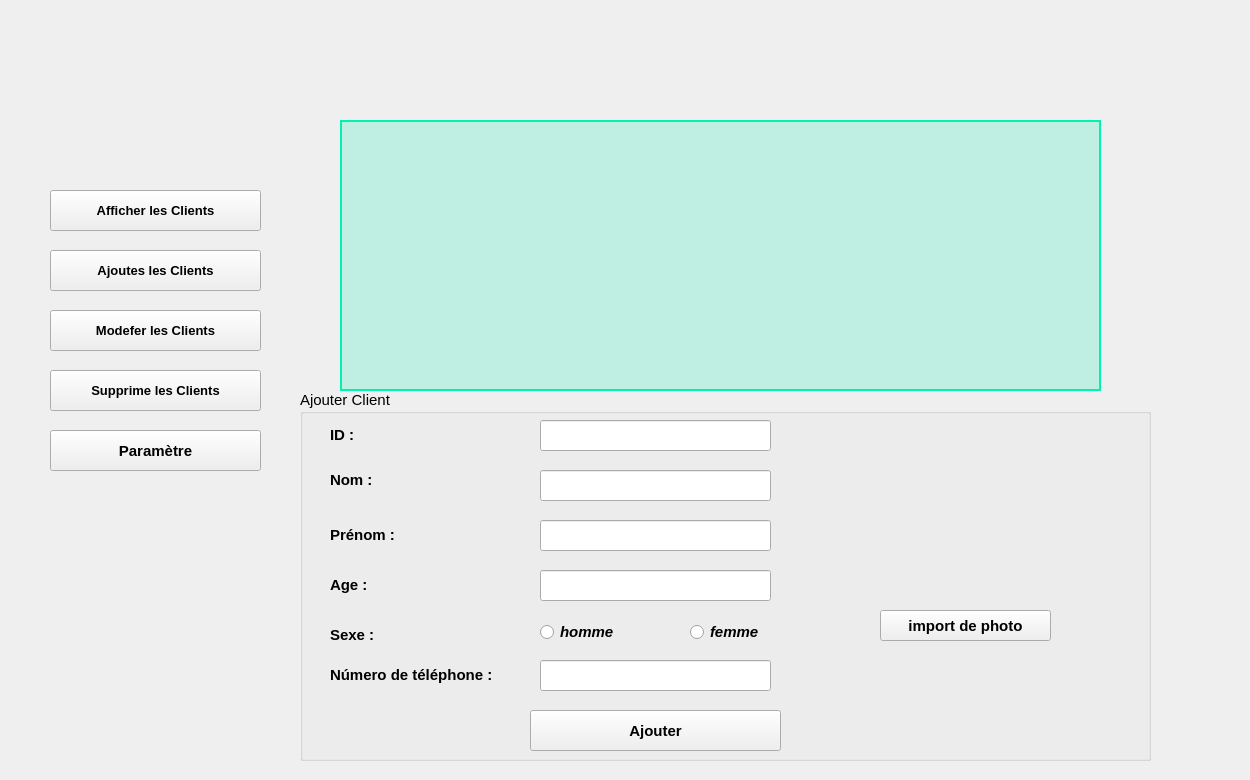
        <widget class="QWidget" name="page_6">
         <widget class="QPushButton" name="supprimeclients2">
          <property name="geometry">
           <rect>
            <x>50</x>
            <y>370</y>
            <width>211</width>
            <height>41</height>
           </rect>
          </property>
          <property name="font">
           <font>
            <pointsize>10</pointsize>
            <bold>true</bold>
           </font>
          </property>
          <property name="text">
           <string>Supprime les Clients</string>
          </property>
          <property name="icon">
           <iconset resource="ressources.qrc">
            <normaloff>:/images/rrr1.png</normaloff>:/images/rrr1.png</iconset>
          </property>
          <property name="iconSize">
           <size>
            <width>25</width>
            <height>25</height>
           </size>
          </property>
         </widget>
         <widget class="QPushButton" name="ajouteclients2">
          <property name="geometry">
           <rect>
            <x>50</x>
            <y>250</y>
            <width>211</width>
            <height>41</height>
           </rect>
          </property>
          <property name="font">
           <font>
            <pointsize>10</pointsize>
            <bold>true</bold>
           </font>
          </property>
          <property name="text">
           <string>Ajoutes les Clients</string>
          </property>
          <property name="icon">
           <iconset resource="ressources.qrc">
            <normaloff>:/images/tt1.png</normaloff>:/images/tt1.png</iconset>
          </property>
          <property name="iconSize">
           <size>
            <width>35</width>
            <height>35</height>
           </size>
          </property>
         </widget>
         <widget class="QPushButton" name="modeferclinets2">
          <property name="geometry">
           <rect>
            <x>50</x>
            <y>310</y>
            <width>211</width>
            <height>41</height>
           </rect>
          </property>
          <property name="font">
           <font>
            <pointsize>10</pointsize>
            <bold>true</bold>
           </font>
          </property>
          <property name="text">
           <string>Modefer les Clients</string>
          </property>
          <property name="icon">
           <iconset resource="ressources.qrc">
            <normaloff>:/images/rr33.png</normaloff>:/images/rr33.png</iconset>
          </property>
          <property name="iconSize">
           <size>
            <width>35</width>
            <height>35</height>
           </size>
          </property>
         </widget>
         <widget class="QPushButton" name="afficheclients2">
          <property name="geometry">
           <rect>
            <x>50</x>
            <y>190</y>
            <width>211</width>
            <height>41</height>
           </rect>
          </property>
          <property name="font">
           <font>
            <pointsize>10</pointsize>
            <bold>true</bold>
           </font>
          </property>
          <property name="text">
           <string>Afficher les Clients</string>
          </property>
          <property name="icon">
           <iconset resource="ressources.qrc">
            <normaloff>:/images/ima.png</normaloff>:/images/ima.png</iconset>
          </property>
          <property name="iconSize">
           <size>
            <width>40</width>
            <height>40</height>
           </size>
          </property>
         </widget>
         <widget class="QTableView" name="tableView_2">
          <property name="geometry">
           <rect>
            <x>340</x>
            <y>120</y>
            <width>761</width>
            <height>271</height>
           </rect>
          </property>
          <property name="font">
           <font>
            <pointsize>12</pointsize>
            <bold>true</bold>
           </font>
          </property>
          <property name="styleSheet">
           <string notr="true">QTableView {
    background-color: rgba(0, 241, 177, 0.2); /* Semi-transparent background */
    gridline-color: #cccccc; /* Gridline color */
    border: 2px solid #00f1b1; /* Add a border */
    selection-background-color: rgba(0, 200, 150, 0.6); /* Highlighted row */
    selection-color: #ffffff; /* Text color for selected row */
}
QHeaderView::section {
    background-color: rgba(0, 200, 150, 0.6); /* Header background */
    color: #000; /* Header text color */
    font: bold; /* Make header font bold */
    padding: 7px;
}</string>
          </property>
         </widget>
         <widget class="QGroupBox" name="groupBox_3">
          <property name="geometry">
           <rect>
            <x>300</x>
            <y>390</y>
            <width>851</width>
            <height>371</height>
           </rect>
          </property>
          <property name="font">
           <font>
            <pointsize>11</pointsize>
            <bold>false</bold>
           </font>
          </property>
          <property name="title">
           <string>Ajouter Client</string>
          </property>
          <widget class="QLabel" name="no">
           <property name="geometry">
            <rect>
             <x>30</x>
             <y>80</y>
             <width>61</width>
             <height>21</height>
            </rect>
           </property>
           <property name="text">
            <string>&lt;html&gt;&lt;head/&gt;&lt;body&gt;&lt;p&gt;&lt;span style=&quot; font-size:11pt; font-weight:700;&quot;&gt;Nom :&lt;/span&gt;&lt;/p&gt;&lt;/body&gt;&lt;/html&gt;</string>
           </property>
          </widget>
          <widget class="QLabel" name="pr">
           <property name="geometry">
            <rect>
             <x>30</x>
             <y>130</y>
             <width>81</width>
             <height>31</height>
            </rect>
           </property>
           <property name="text">
            <string>&lt;html&gt;&lt;head/&gt;&lt;body&gt;&lt;p&gt;&lt;span style=&quot; font-size:11pt; font-weight:700;&quot;&gt;Prénom :&lt;/span&gt;&lt;/p&gt;&lt;/body&gt;&lt;/html&gt;</string>
           </property>
          </widget>
          <widget class="QLabel" name="ag">
           <property name="geometry">
            <rect>
             <x>30</x>
             <y>180</y>
             <width>47</width>
             <height>31</height>
            </rect>
           </property>
           <property name="text">
            <string>&lt;html&gt;&lt;head/&gt;&lt;body&gt;&lt;p&gt;&lt;span style=&quot; font-size:11pt; font-weight:700;&quot;&gt;Age&lt;/span&gt;&lt;span style=&quot; font-size:11pt; font-weight:700;&quot;&gt; :&lt;/span&gt;&lt;/p&gt;&lt;/body&gt;&lt;/html&gt;</string>
           </property>
          </widget>
          <widget class="QLineEdit" name="nom">
           <property name="geometry">
            <rect>
             <x>240</x>
             <y>80</y>
             <width>231</width>
             <height>31</height>
            </rect>
           </property>
          </widget>
          <widget class="QLineEdit" name="prenom">
           <property name="geometry">
            <rect>
             <x>240</x>
             <y>130</y>
             <width>231</width>
             <height>31</height>
            </rect>
           </property>
          </widget>
          <widget class="QLineEdit" name="age">
           <property name="geometry">
            <rect>
             <x>240</x>
             <y>180</y>
             <width>231</width>
             <height>31</height>
            </rect>
           </property>
          </widget>
          <widget class="QPushButton" name="ajouteunclients">
           <property name="geometry">
            <rect>
             <x>230</x>
             <y>320</y>
             <width>251</width>
             <height>41</height>
            </rect>
           </property>
           <property name="font">
            <font>
             <pointsize>11</pointsize>
             <bold>true</bold>
            </font>
           </property>
           <property name="text">
            <string>Ajouter</string>
           </property>
          </widget>
          <widget class="QLabel" name="se">
           <property name="geometry">
            <rect>
             <x>30</x>
             <y>230</y>
             <width>61</width>
             <height>31</height>
            </rect>
           </property>
           <property name="text">
            <string>&lt;html&gt;&lt;head/&gt;&lt;body&gt;&lt;p&gt;&lt;span style=&quot; font-size:11pt; font-weight:700;&quot;&gt;Sexe :&lt;/span&gt;&lt;/p&gt;&lt;/body&gt;&lt;/html&gt;</string>
           </property>
          </widget>
          <widget class="QLineEdit" name="numtel">
           <property name="geometry">
            <rect>
             <x>240</x>
             <y>270</y>
             <width>231</width>
             <height>31</height>
            </rect>
           </property>
          </widget>
          <widget class="QLabel" name="label_5">
           <property name="geometry">
            <rect>
             <x>30</x>
             <y>270</y>
             <width>221</width>
             <height>31</height>
            </rect>
           </property>
           <property name="text">
            <string>&lt;html&gt;&lt;head/&gt;&lt;body&gt;&lt;p&gt;&lt;span style=&quot; font-size:11pt; font-weight:700;&quot;&gt;Número de téléphone :&lt;/span&gt;&lt;/p&gt;&lt;/body&gt;&lt;/html&gt;</string>
           </property>
          </widget>
          <widget class="QLabel" name="id_2">
           <property name="geometry">
            <rect>
             <x>30</x>
             <y>30</y>
             <width>61</width>
             <height>31</height>
            </rect>
           </property>
           <property name="text">
            <string>&lt;html&gt;&lt;head/&gt;&lt;body&gt;&lt;p&gt;&lt;span style=&quot; font-size:11pt; font-weight:700;&quot;&gt;ID :&lt;/span&gt;&lt;/p&gt;&lt;/body&gt;&lt;/html&gt;</string>
           </property>
          </widget>
          <widget class="QLineEdit" name="id">
           <property name="geometry">
            <rect>
             <x>240</x>
             <y>30</y>
             <width>231</width>
             <height>31</height>
            </rect>
           </property>
          </widget>
          <widget class="QRadioButton" name="homme">
           <property name="geometry">
            <rect>
             <x>240</x>
             <y>230</y>
             <width>110</width>
             <height>24</height>
            </rect>
           </property>
           <property name="font">
            <font>
             <pointsize>11</pointsize>
             <italic>true</italic>
             <bold>true</bold>
            </font>
           </property>
           <property name="text">
            <string>homme</string>
           </property>
          </widget>
          <widget class="QRadioButton" name="femme">
           <property name="geometry">
            <rect>
             <x>390</x>
             <y>230</y>
             <width>110</width>
             <height>24</height>
            </rect>
           </property>
           <property name="font">
            <font>
             <pointsize>11</pointsize>
             <italic>true</italic>
             <bold>true</bold>
            </font>
           </property>
           <property name="text">
            <string>femme</string>
           </property>
          </widget>
          <widget class="QPushButton" name="ajoute_image">
           <property name="geometry">
            <rect>
             <x>580</x>
             <y>220</y>
             <width>171</width>
             <height>31</height>
            </rect>
           </property>
           <property name="font">
            <font>
             <pointsize>11</pointsize>
             <bold>true</bold>
            </font>
           </property>
           <property name="text">
            <string>import de photo</string>
           </property>
           <property name="icon">
            <iconset resource="ressources.qrc">
             <normaloff>:/images/importe.png</normaloff>:/images/importe.png</iconset>
           </property>
          </widget>
          <widget class="QLabel" name="imageLabel_2">
           <property name="geometry">
            <rect>
             <x>580</x>
             <y>50</y>
             <width>171</width>
             <height>131</height>
            </rect>
           </property>
           <property name="text">
            <string/>
           </property>
           <property name="pixmap">
            <pixmap>:/image/importe.png</pixmap>
           </property>
           <property name="scaledContents">
            <bool>true</bool>
           </property>
          </widget>
         </widget>
         <widget class="QPushButton" name="parametreclients_2">
          <property name="geometry">
           <rect>
            <x>50</x>
            <y>430</y>
            <width>211</width>
            <height>41</height>
           </rect>
          </property>
          <property name="font">
           <font>
            <pointsize>11</pointsize>
            <bold>true</bold>
           </font>
          </property>
          <property name="text">
           <string>Paramètre</string>
          </property>
          <property name="icon">
           <iconset resource="ressources.qrc">
            <normaloff>:/images/222.png</normaloff>:/images/222.png</iconset>
          </property>
          <property name="iconSize">
           <size>
            <width>40</width>
            <height>40</height>
           </size>
          </property>
         </widget>
         <widget class="QLabel" name="label_44">
          <property name="geometry">
           <rect>
            <x>10</x>
            <y>0</y>
            <width>1231</width>
            <height>771</height>
           </rect>
          </property>
          <property name="styleSheet">
           <string notr="true"/>
          </property>
          <property name="text">
           <string/>
          </property>
          <property name="pixmap">
           <pixmap resource="ressources.qrc">:/images/bg.jpeg</pixmap>
          </property>
          <property name="scaledContents">
           <bool>true</bool>
          </property>
         </widget>
         <zorder>label_44</zorder>
         <zorder>supprimeclients2</zorder>
         <zorder>ajouteclients2</zorder>
         <zorder>modeferclinets2</zorder>
         <zorder>afficheclients2</zorder>
         <zorder>tableView_2</zorder>
         <zorder>groupBox_3</zorder>
         <zorder>parametreclients_2</zorder>
        </widget>
